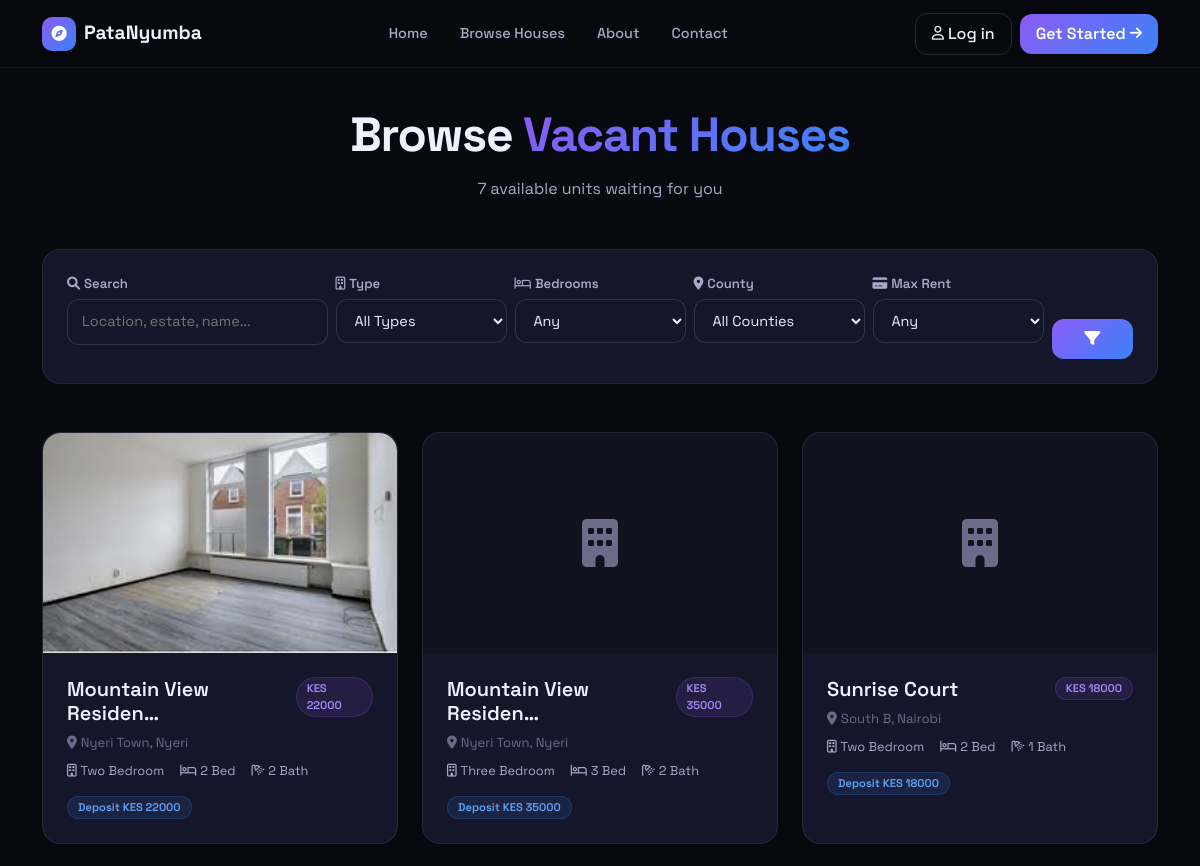
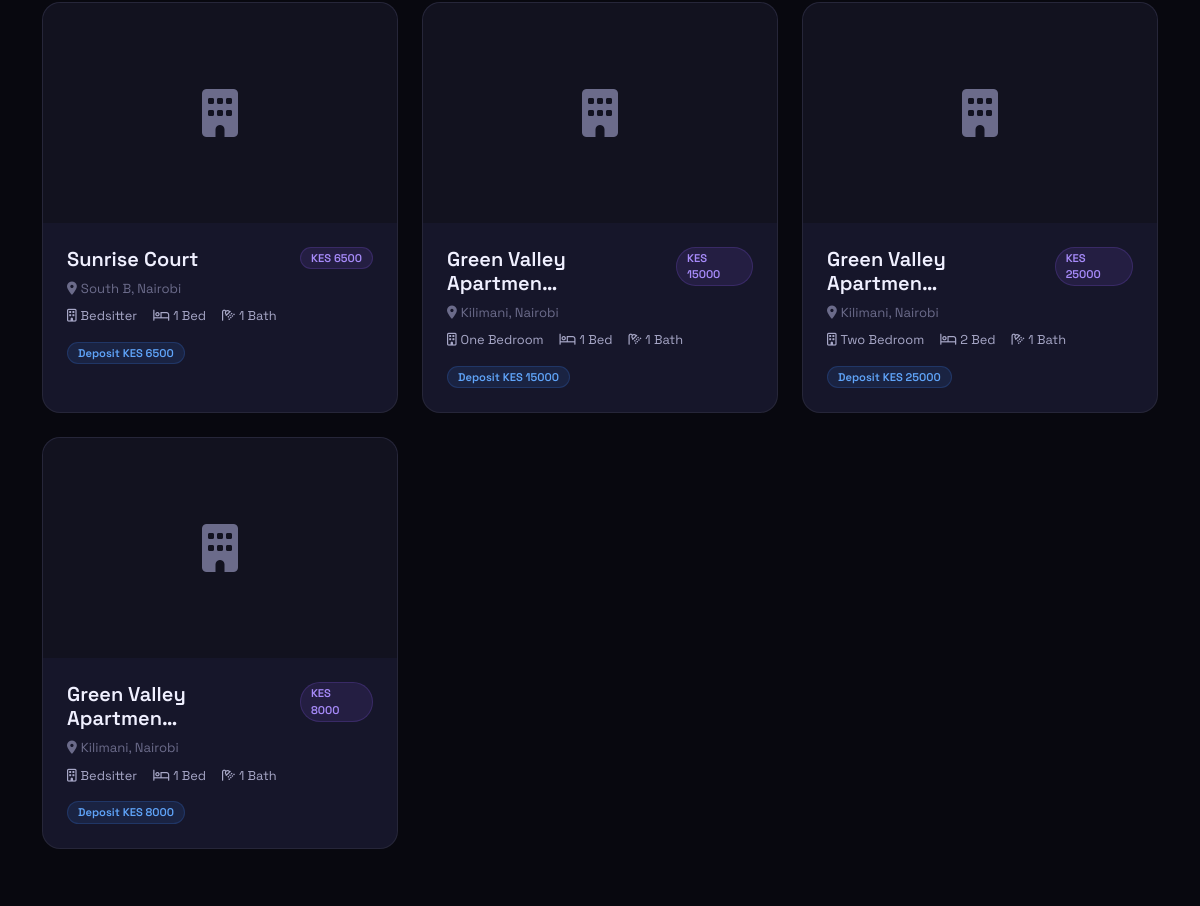
/browse/ (upper part), run on an earlier commit of the app's database (2 pictures, top to bottom).
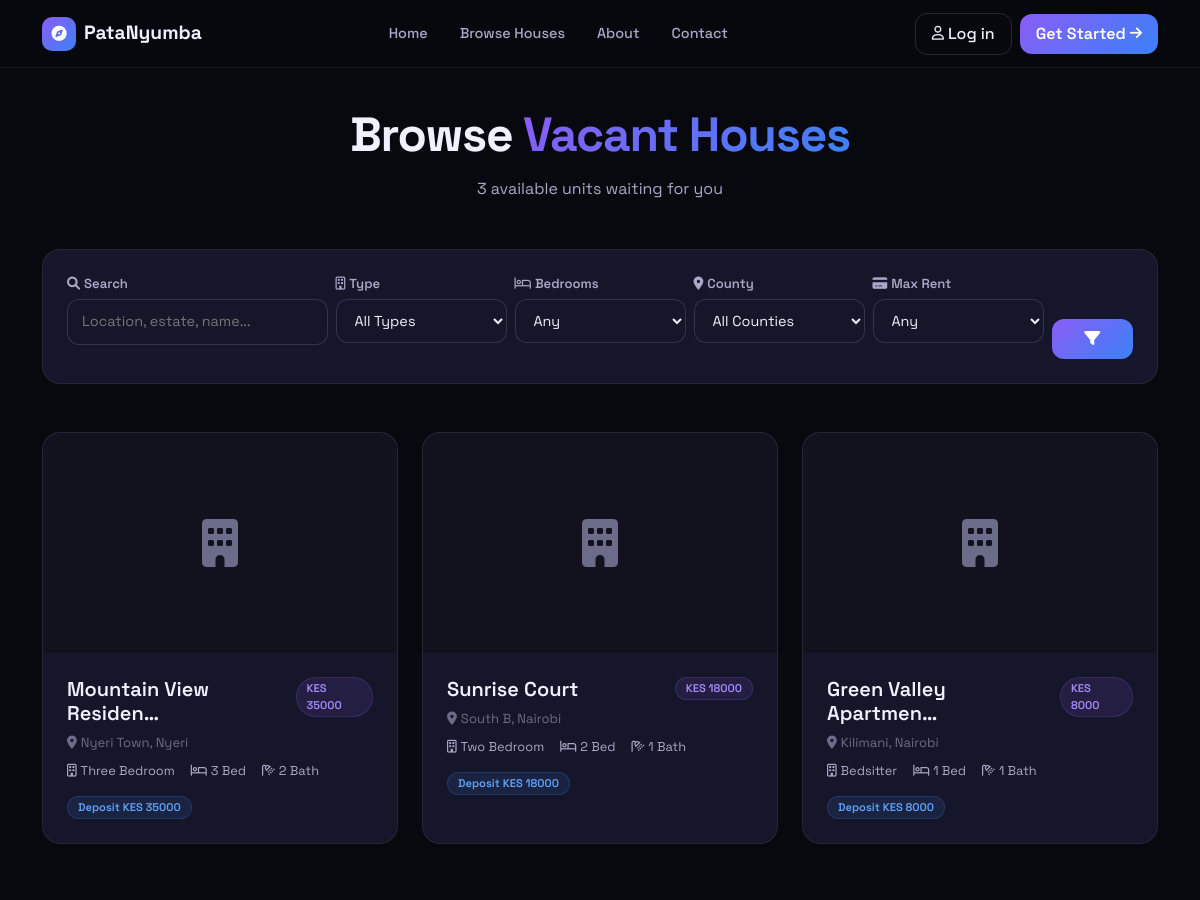
And on a later commit of the database.
### units/models.py (models this page shows, shortened)
class Unit(models.Model):
    HOUSE_TYPES = (
        ('bedsitter', 'Bedsitter'),
        ('one_bedroom', 'One Bedroom'),
        ('two_bedroom', 'Two Bedroom'),
        ('three_bedroom', 'Three Bedroom'),
        ('four_bedroom', 'Four Bedroom'),
        ('studio', 'Studio'),
    )
    STATUS_CHOICES = (
        ('vacant', 'Vacant'),
        ('occupied', 'Occupied'),
    )
    property = models.ForeignKey('properties.Property', on_delete=models.CASCADE, related_name='units')
    unit_number = models.CharField(max_length=50)
    house_type = models.CharField(max_length=20, choices=HOUSE_TYPES)
    bedrooms = models.IntegerField(default=1)
    bathrooms = models.IntegerField(default=1)
    monthly_rent = models.DecimalField(max_digits=10, decimal_places=2)
    deposit = models.DecimalField(max_digits=10, decimal_places=2, null=True, blank=True)
    floor = models.IntegerField(default=1)
    description = models.TextField(blank=True)
    status = models.CharField(max_length=20, choices=STATUS_CHOICES, default='vacant')
    available_from = models.DateField(null=True, blank=True)
    image = models.ImageField(upload_to='unit_images/', blank=True)
    image_2 = models.ImageField(upload_to='unit_images/', blank=True)
    image_3 = models.ImageField(upload_to='unit_images/', blank=True)
    created_at = models.DateTimeField(auto_now_add=True)
    updated_at = models.DateTimeField(auto_now=True)
    class Meta:
        ordering = ['property', 'unit_number']

### properties/models.py (models this page shows, shortened)
class Property(models.Model):
    owner = models.ForeignKey(User, on_delete=models.CASCADE, related_name='properties')
    name = models.CharField(max_length=200)
    description = models.TextField()
    county = models.CharField(max_length=100)
    town = models.CharField(max_length=100)
    estate = models.CharField(max_length=200, blank=True)
    address = models.CharField(max_length=255, blank=True)
    latitude = models.DecimalField(max_digits=9, decimal_places=6, null=True, blank=True)
    longitude = models.DecimalField(max_digits=9, decimal_places=6, null=True, blank=True)
    image = models.ImageField(upload_to='properties/', blank=True, null=True)
    created_at = models.DateTimeField(auto_now_add=True)
    updated_at = models.DateTimeField(auto_now=True)
    class Meta:
        verbose_name_plural = 'properties'
        ordering = ['-created_at']

### website/views.py (the view, shortened to what this page needs)
# urls.py: path('browse/', views.browse, name='browse'),
def browse(request):
    units = Unit.objects.filter(status='vacant').select_related('property')
    q = request.GET.get('q')
    house_type = request.GET.get('house_type')
    bedrooms = request.GET.get('bedrooms')
    min_rent = request.GET.get('min_rent')
    max_rent = request.GET.get('max_rent')
    county = request.GET.get('county')
    town = request.GET.get('town')
    if house_type:
        units = units.filter(house_type=house_type)
    if bedrooms:
        units = units.filter(bedrooms__gte=bedrooms)
    if min_rent:
        units = units.filter(monthly_rent__gte=min_rent)
    if max_rent:
        units = units.filter(monthly_rent__lte=max_rent)
    if county:
        units = units.filter(property__county__icontains=county)
    if town:
        units = units.filter(property__town__icontains=town)
    counties = Unit.objects.filter(status='vacant').values_list(
        'property__county', flat=True).distinct().order_by('property__county')
    return render(request, 'website/browse.html', {
        'units': units,
        'counties': counties,
        'house_types': Unit.HOUSE_TYPES,
    })

### dashboard/context_processors.py (called while the page is built)
def unread_inquiries(request):
    if request.user.is_authenticated and request.user.profile.role == 'landlord':
        count = Inquiry.objects.filter(unit__property__owner=request.user, is_read=False).count()
        recent = Inquiry.objects.filter(unit__property__owner=request.user, is_read=False).select_related('unit', 'unit__property').order_by('-created_at')[:5]
        return {'unread_count': count, 'recent_inquiries': recent}
    return {'unread_count': 0, 'recent_inquiries': []}

### templates/website/browse.html (shortened to what the changed rows need)
{% extends 'base.html' %}
{% block content %}
<section style="padding-top:calc(var(--nav) + 40px);padding-bottom:60px;">
    <div class="container">
        <div class="text-center mb-5" data-aos="fade-up">
            <h1 class="stitle">Browse <span class="gt">Vacant Houses</span></h1>
            <p class="ssub mx-auto">{{ units.count }} available unit{{ units.count|pluralize }} waiting for you</p>
        </div>
        {% if units %}
        <div class="row g-4">
            {% for unit in units %}
            <div class="col-md-6 col-lg-4" data-aos="fade-up">
                <a href="{% url 'website:house_detail' unit.pk %}" style="text-decoration:none;color:inherit">
                    <div class="gc h-100">
                        {% if unit.image %}
                        <img src="{{ unit.image.url }}" alt="{{ unit.unit_number }}" class="prop-card-img">
                        {% else %}
                        <div class="prop-card-img d-flex align-items-center justify-content-center" style="background:var(--bg3);"><i class="fa-solid fa-building" style="font-size:3rem;color:var(--tx3)"></i></div>
                        {% endif %}
                        <div class="p-4">
                            <div class="d-flex justify-content-between align-items-start mb-2">
                                <h3 class="fs-5 fw-semibold mb-0" style="color:var(--tx)">{{ unit.property.name|truncatechars:22 }}</h3>
                                <span class="ftag mt-0">KES {{ unit.monthly_rent|floatformat:0 }}</span>
                            </div>
                            <p style="font-size:.82rem;color:var(--tx3);margin-bottom:8px"><i class="fa-solid fa-location-dot me-1"></i>{{ unit.property.town }}, {{ unit.property.county }}</p>
                            <div class="d-flex gap-3 flex-wrap" style="font-size:.8rem;color:var(--tx2)">
                                <span><i class="fa-regular fa-building me-1"></i>{{ unit.get_house_type_display }}</span>
                                <span><i class="fa-regular fa-bed me-1"></i>{{ unit.bedrooms }} Bed</span>
                                <span><i class="fa-regular fa-shower me-1"></i>{{ unit.bathrooms }} Bath</span>
                                {% if unit.deposit %}<span class="ftag mt-0" style="background:rgba(59,130,246,0.12);color:#60a5fa;border-color:rgba(59,130,246,0.2)">Deposit KES {{ unit.deposit|floatformat:0 }}</span>{% endif %}
                            </div>
                        </div>
                    </div>
                </a>
            </div>
            {% endfor %}
        </div>
        {% endif %}
    </div>
</section>
{% endblock %}

What changed in the data, as far as the page shows it:
no longer on this page (row edited): Unit: image (picture), property.name "Mountain View Residen…", monthly_rent "22000", property.town "Nyeri Town", property.county "Nyeri", house_type "Two Bedroom", bedrooms "2", bathrooms "2", deposit "22000"
no longer on this page (row edited): Unit: property.name "Sunrise Court", monthly_rent "6500", property.town "South B", property.county "Nairobi", house_type "Bedsitter", bedrooms "1", bathrooms "1", deposit "6500"
no longer on this page (row edited): Unit: property.name "Green Valley Apartmen…", monthly_rent "15000", property.town "Kilimani", property.county "Nairobi", house_type "One Bedroom", bedrooms "1", bathrooms "1", deposit "15000"
no longer on this page (row edited): Unit: property.name "Green Valley Apartmen…", monthly_rent "25000", property.town "Kilimani", property.county "Nairobi", house_type "Two Bedroom", bedrooms "2", bathrooms "1", deposit "25000"
Also different on the page:
{{ units.count }}: "7" → "3"
